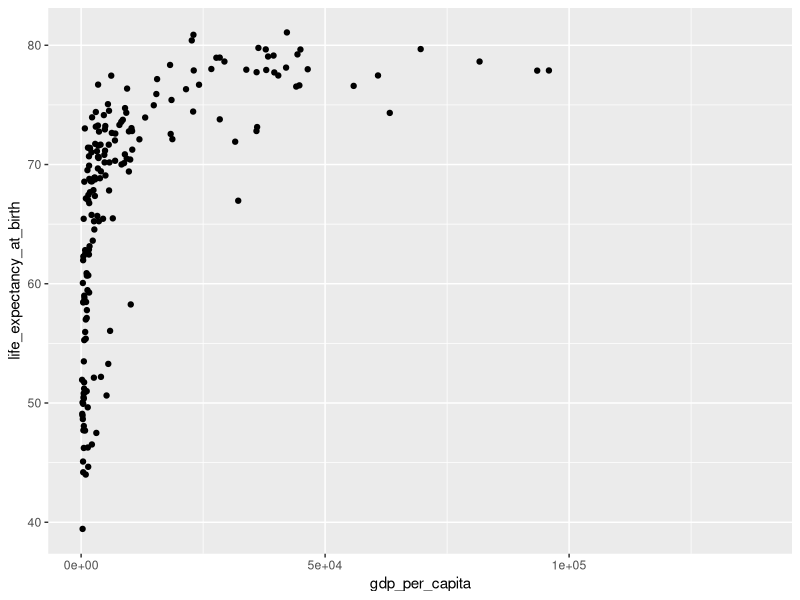

The R source for this figure:
library(tidyverse)

world_bank_countries <- read_csv("data/world_bank_countries.csv")

world_bank_countries %>% 
  filter(year == 2000) %>%
  ggplot(aes(gdp_per_capita, y = life_expectancy_at_birth)) +
  geom_point()


# Shape 0 - 14 ------------------------------------------------------------


# Shape 15 - 20 -----------------------------------------------------------


# Shape 21 - 25 -----------------------------------------------------------
